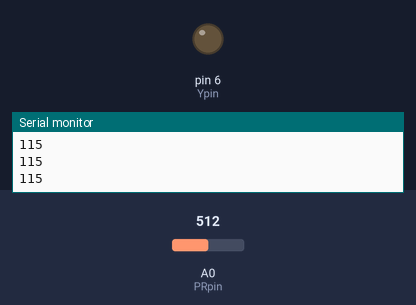
The sketch below on a simulated Arduino Uno, built with avr-gcc and run on an emulated ATmega328P. Parts: output pins drawn as LEDs (lit = HIGH), the last lines printed to the serial monitor. The test bench sets the inputs (shaded band); at power-on: A0 (PRpin) = 512.

Above: at 1.2 s.
1.3 s: A0 (PRpin) set to 105
At 2.5 s:
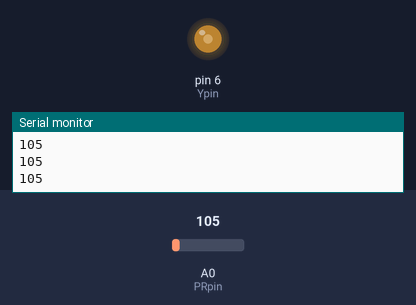
2.8 s: A0 (PRpin) set to 10
At 3.8 s:
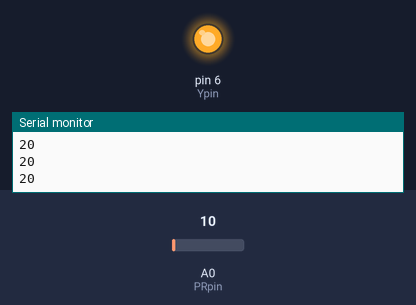
4.3 s: A0 (PRpin) set to 30
At 4.9 s:
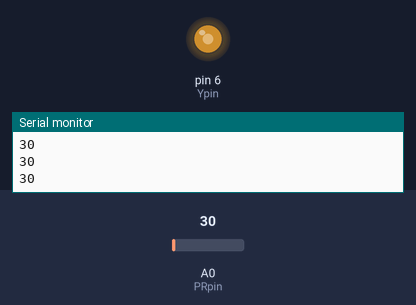
5.8 s: A0 (PRpin) set to 0
At 6.1 s:
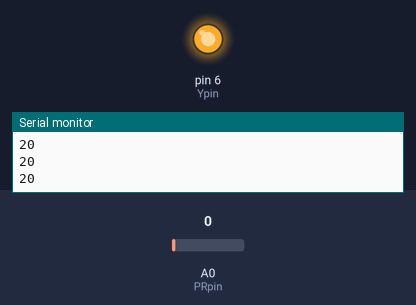
Timing chart, 0 to 8.3 s (numbered marks = the images above; inputs shaded):
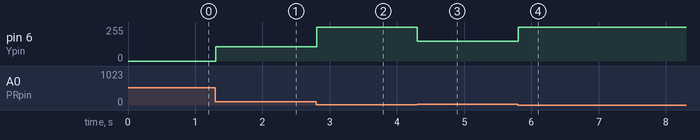

The sketch:

Day7Notes.ino
```cpp
// Photoresistor w/ 220 Ohm Resistor
int PR;
int PRpin=A0;
int Ypin = 6;
float write_val;
void setup() {
  pinMode(PRpin,INPUT);
  Serial.begin(9600);
  pinMode(Ypin, OUTPUT);
}

void loop() {
  PR = analogRead(PRpin);
  // map the PR value from 20 to 120 to 1023 to 0 as we want light to
  // turn on as it gets darker
  if (PR < 20) {
    PR = 20;
  }
  if (PR > 115){
    PR = 115;
  }
  write_val = map(PR, 20, 115, 1023, 0);
  Serial.println(PR);
  analogWrite(Ypin,write_val);
}
```

Measured:
- after the input at 1.3 s, pin 6 (Ypin): 0/255 → 108/255 at once
- after the input at 2.8 s, pin 6 (Ypin): 108/255 → 255/255 at once
- after the input at 4.3 s, pin 6 (Ypin): 255/255 → 148/255 at once
- after the input at 5.8 s, pin 6 (Ypin): 148/255 → 255/255 at once
